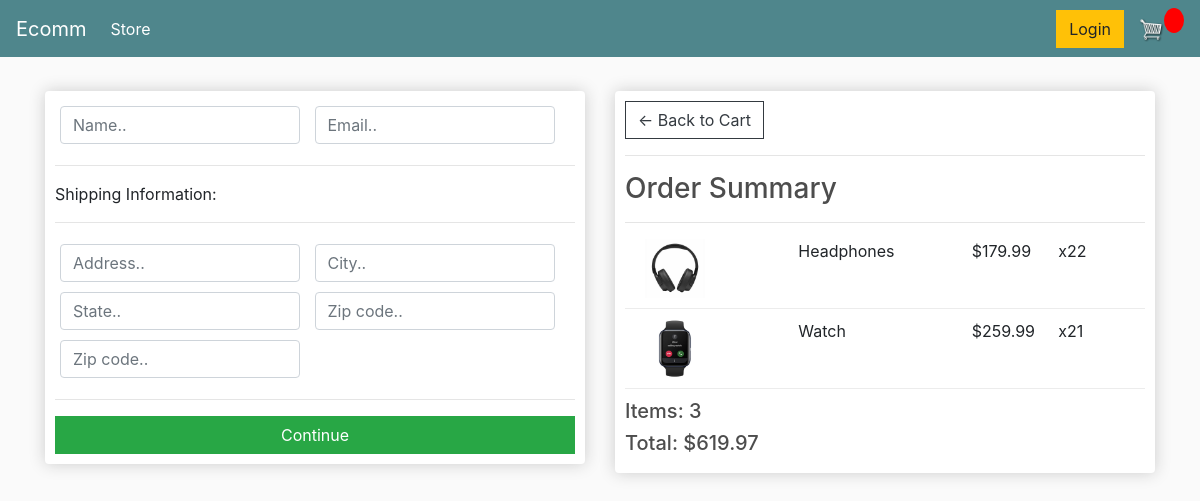
/checkout/ (signed in), run on an earlier commit of the app's database.
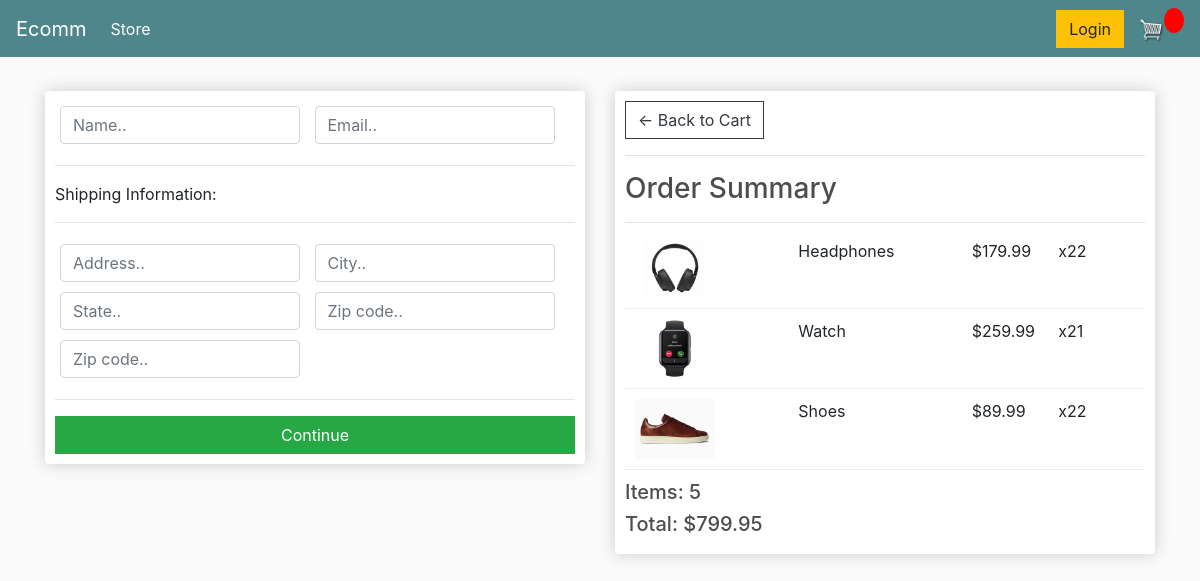
And on a later commit of the database.
### store/models.py (models this page shows, shortened)
class OrderItem(models.Model):
    product = models.ForeignKey(Product, on_delete=models.SET_NULL, blank=True, null=True)
    order = models.ForeignKey(Order, on_delete=models.SET_NULL, blank=True, null=True)
    quantity = models.IntegerField(default=0, null=True, blank=True)
    date_added = models.DateTimeField(auto_now_add=True)
    @property
    def get_total(self):
        total = self.product.price * self.quantity
        return total

class Product(models.Model):
    name = models.CharField(max_length=200)
    price = models.FloatField()
    digital = models.BooleanField(default=False, null=True, blank=True)
    image = models.ImageField(null=True, blank=True)
    @property
    def imageURL(self):
            try:
                url = self.image.url
            except:
                url = ''
            return url

class Order(models.Model):
    customer = models.ForeignKey(Customer, on_delete=models.SET_NULL, blank=True, null=True)
    date_orderd = models.DateTimeField(auto_now_add=True)
    complete = models.BooleanField(default=False, null=True, blank=False)
    transaction_id = models.CharField(max_length=200, null=True)
    @property
    def get_cart_total(self):
        orderitems = self.orderitem_set.all()
        total = sum([item.get_total for item in orderitems])
        return total
    @property
    def get_cart_items(self):
        orderitems = self.orderitem_set.all()
        total = sum([item.quantity for item in orderitems])
        return total

### store/views.py (the view)
# urls.py: path('checkout/', views.checkout, name="checkout"),
def checkout(request):
	if request.user.is_authenticated:
		customer = request.user.customer
		order, created = Order.objects.get_or_create(customer=customer, complete=False)
		items = order.orderitem_set.all()
	else:
		items = []
		order = {'get_cart_total':0, 'get_cart_items':0}
	context = {'items':items, 'order':order}
	return render(request, 'store/checkout.html', context)

### store/templates/store/checkout.html (shortened to what this page needs)
{% extends 'store/main.html' %}
{% load static %}
{% block content %}
<div class="row">
     <div class="col-lg-6">
          <div class="box-element" id="form-wrapper">
               <form id="form">
                    <div id="user-info">
                         <div class="form-field">
                              <input required class="form-control" type="text" name="name" placeholder="Name..">
                         </div>
                         <div class="form-field">
                              <input required class="form-control" type="email" name="email" placeholder="Email..">
                         </div>
                    </div>
                    <div id="shipping-info">
                         <hr>
                         <p>Shipping Information:</p>
                         <hr>
                         <div class="form-field">
                              <input class="form-control" type="text" name="address" placeholder="Address..">
                         </div>
                         <div class="form-field">
                              <input class="form-control" type="text" name="city" placeholder="City..">
                         </div>
                         <div class="form-field">
                              <input class="form-control" type="text" name="state" placeholder="State..">
                         </div>
                         <div class="form-field">
                              <input class="form-control" type="text" name="zipcode" placeholder="Zip code..">
                         </div>
                         <div class="form-field">
                              <input class="form-control" type="text" name="country" placeholder="Zip code..">
                         </div>
                    </div>
                    <hr>
                    <input id="form-button" class="btn btn-success btn-block" type="submit" value="Continue">
               </form>
          </div>
          <br>
     </div>
     <div class="col-lg-6">
          <div class="box-element">
               <a  class="btn btn-outline-dark" href="{% url 'cart' %}">&#x2190; Back to Cart</a>
               <hr>
               <h3>Order Summary</h3>
               <hr>
               {% for item in items %}
               <div class="cart-row">
                    <div style="flex:2"><img class="row-image" src="{{item.product.imageURL}}"></div>
                    <div style="flex:2"><p>{{item.product.name}}</p></div>
                    <div style="flex:1"><p>${{item.product.price}}</p></div>
                    <div style="flex:1"><p>x2{{item.quantity}}</p></div>
               </div>
               {% endfor %}
               <h5>Items:  {{order.get_cart_items}}</h5>
               <h5>Total:   ${{order.get_cart_total}}</h5>
          </div>
     </div>
</div>
{% endblock content %}

What changed in the data, as far as the page shows it:
added OrderItem: product.imageURL (picture), product.name "Shoes", product.price "89.99", quantity "2"
computed for Order: get_cart_items "3" → "5"; get_cart_total "619.97" → "799.95"
